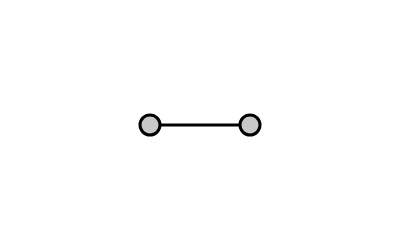
Frame 1 (no input)
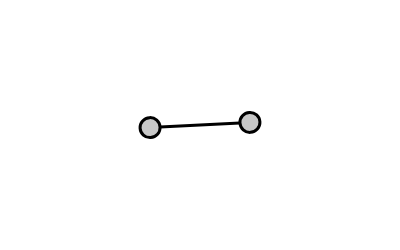
Frame 60 (no input)
Frame 120 (the mouse pressed at the canvas centre since frame 60): identical to frame 60, image omitted

The p5.js sketch that drew these frames (run headless with seeded random() and noise() and a simulated clock; from frame 60 on, the mouse is pressed at the canvas centre):

// p5.js sketch
// ── sketch.js
var loc;

var rot;

function setup() {
    createCanvas(400,250);
    loc = createVector(width/2, height/2);
    rot = 0;
}

function draw() {
    background(255);
    strokeWeight(3);
    stroke(0);
    fill(200);
    
    push();
    
    translate(loc.x, loc.y);
    rotate(radians(rot));
    line(-50,0,50,0);
    ellipse(-50, 0, 20, 20);
    ellipse(50,0,20,20);
    
    pop();
    
    rot+=3;
}
